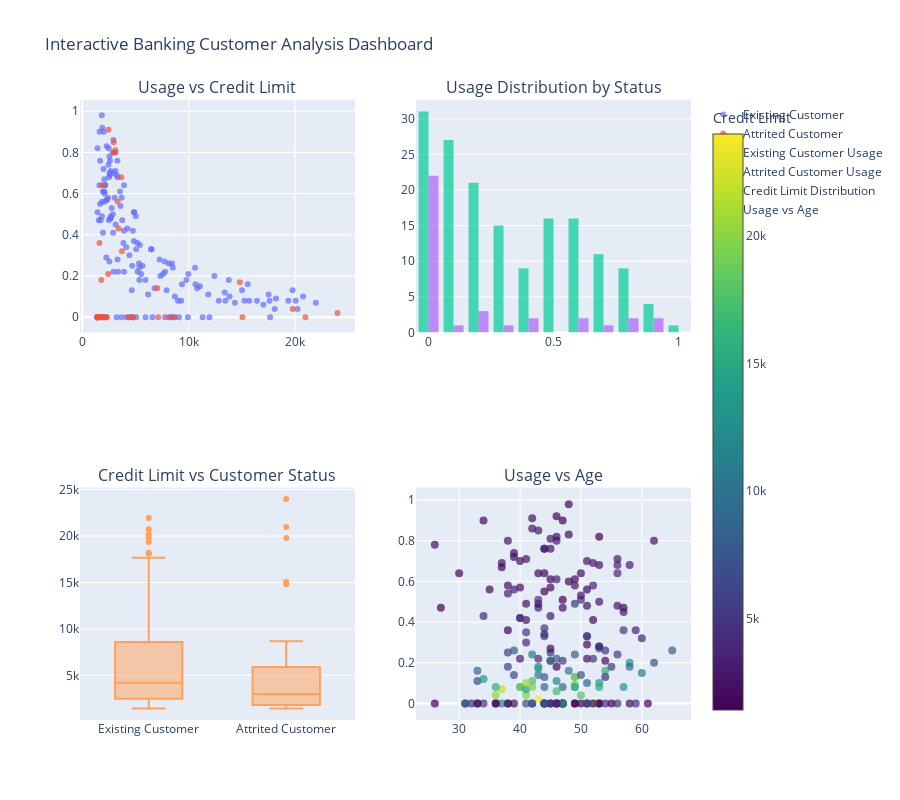

Here is the notebook cell this chart was saved with:
### Code cell
# Create subplots
fig = make_subplots(
    rows=2, cols=2,
    subplot_titles=('Usage vs Credit Limit', 'Usage Distribution by Status', 
                   'Credit Limit vs Customer Status', 'Usage vs Age'),
    specs=[[{"secondary_y": False}, {"secondary_y": False}],
           [{"secondary_y": False}, {"secondary_y": False}]]
)

# Plot 1: Usage vs Credit Limit colored by Customer Status
for status in bc['Customer_Status'].unique():
    subset = bc[bc['Customer_Status'] == status]
    fig.add_trace(
        go.Scatter(x=subset['Credit_Limit'], 
                  y=subset[bc.columns[-1]],
                  mode='markers',
                  name=f'{status}',
                  marker=dict(size=6, opacity=0.7)),
        row=1, col=1
    )

# Plot 2: Usage distribution by Customer Status
for status in bc['Customer_Status'].unique():
    subset = bc[bc['Customer_Status'] == status]
    fig.add_trace(
        go.Histogram(x=subset[bc.columns[-1]], 
                    name=f'{status} Usage',
                    opacity=0.7),
        row=1, col=2
    )

# Plot 3: Credit Limit by Customer Status
fig.add_trace(
    go.Box(x=bc['Customer_Status'], 
           y=bc['Credit_Limit'],
           name='Credit Limit Distribution'),
    row=2, col=1
)

# Plot 4: Usage vs Age
fig.add_trace(
    go.Scatter(x=bc['Age'], 
              y=bc[bc.columns[-1]],
              mode='markers',
              marker=dict(color=bc['Credit_Limit'], 
                         colorscale='Viridis',
                         size=8,
                         opacity=0.7,
                         colorbar=dict(title="Credit Limit")),
              name='Usage vs Age'),
    row=2, col=2
)

fig.update_layout(height=800, title_text="Interactive Banking Customer Analysis Dashboard")

### Figure 1 — Plotly figure (JSON) as saved in the notebook; plotly's stock layout.template omitted (floating-point values rounded to 4 significant figures; data arrays with more than 128 entries replaced by an {"elided": "..."} marker saying what was removed)
{"data": [{"marker": {"opacity": 0.7, "size": 6}, "mode": "markers", "name": "Existing Customer", "type": "scatter", "x": {"elided": "160 float values"}, "xaxis": "x", "y": {"elided": "160 float values"}, "yaxis": "y"}, {"marker": {"opacity": 0.7, "size": 6}, "mode": "markers", "name": "Attrited Customer", "type": "scatter", "x": [3735.0, 3674.0, 1438.0, 1443.0, 7140.0, 19780.0, 3411.0, 23980.0, 1438.0, 1493.0, 2962.0, 1760.0, 1438.0, 1621.0, 14810.0, 4739.0, 2295.0, 2440.0, 2092.0, 20970.0, 2476.0, 2317.0, 1623.0, 1801.0, 4375.0, 8109.0, 1877.0, 3120.0, 1951.0, 2989.0, 7050.0, 15060.0, 8668.0, 4762.0, 3333.0, 1806.0], "xaxis": "x", "y": [0.32, 0.68, 0.0, 0.0, 0.0, 0.04, 0.43, 0.02, 0.0, 0.0, 0.85, 0.0, 0.0, 0.36, 0.17, 0.0, 0.0, 0.21, 0.0, 0.0, 0.91, 0.0, 0.0, 0.18, 0.0, 0.0, 0.64, 0.81, 0.0, 0.8, 0.14, 0.0, 0.0, 0.0, 0.56, 0.0], "yaxis": "y"}, {"name": "Existing Customer Usage", "opacity": 0.7, "type": "histogram", "x": {"elided": "160 float values"}, "xaxis": "x2", "yaxis": "y2"}, {"name": "Attrited Customer Usage", "opacity": 0.7, "type": "histogram", "x": [0.32, 0.68, 0.0, 0.0, 0.0, 0.04, 0.43, 0.02, 0.0, 0.0, 0.85, 0.0, 0.0, 0.36, 0.17, 0.0, 0.0, 0.21, 0.0, 0.0, 0.91, 0.0, 0.0, 0.18, 0.0, 0.0, 0.64, 0.81, 0.0, 0.8, 0.14, 0.0, 0.0, 0.0, 0.56, 0.0], "xaxis": "x2", "yaxis": "y2"}, {"name": "Credit Limit Distribution", "type": "box", "x": {"elided": "196 str values"}, "xaxis": "x3", "y": {"elided": "196 float values"}, "yaxis": "y3"}, {"marker": {"color": {"elided": "196 float values"}, "colorbar": {"title": {"text": "Credit Limit"}}, "colorscale": [[0, "#440154"], [0.1111, "#482878"], [0.2222, "#3e4989"], [0.3333, "#31688e"], [0.4444, "#26828e"], [0.5556, "#1f9e89"], [0.6667, "#35b779"], [0.7778, "#6ece58"], [0.8889, "#b5de2b"], [1, "#fde725"]], "opacity": 0.7, "size": 8}, "mode": "markers", "name": "Usage vs Age", "type": "scatter", "x": {"elided": "196 int values"}, "xaxis": "x4", "y": {"elided": "196 float values"}, "yaxis": "y4"}], "layout": {"annotations": [{"font": {"size": 16}, "showarrow": false, "text": "Usage vs Credit Limit", "x": 0.225, "xanchor": "center", "xref": "paper", "y": 1, "yanchor": "bottom", "yref": "paper"}, {"font": {"size": 16}, "showarrow": false, "text": "Usage Distribution by Status", "x": 0.775, "xanchor": "center", "xref": "paper", "y": 1, "yanchor": "bottom", "yref": "paper"}, {"font": {"size": 16}, "showarrow": false, "text": "Credit Limit vs Customer Status", "x": 0.225, "xanchor": "center", "xref": "paper", "y": 0.375, "yanchor": "bottom", "yref": "paper"}, {"font": {"size": 16}, "showarrow": false, "text": "Usage vs Age", "x": 0.775, "xanchor": "center", "xref": "paper", "y": 0.375, "yanchor": "bottom", "yref": "paper"}], "height": 800, "title": {"text": "Interactive Banking Customer Analysis Dashboard"}, "xaxis": {"anchor": "y", "domain": [0, 0.45]}, "xaxis2": {"anchor": "y2", "domain": [0.55, 1]}, "xaxis3": {"anchor": "y3", "domain": [0, 0.45]}, "xaxis4": {"anchor": "y4", "domain": [0.55, 1]}, "yaxis": {"anchor": "x", "domain": [0.625, 1]}, "yaxis2": {"anchor": "x2", "domain": [0.625, 1]}, "yaxis3": {"anchor": "x3", "domain": [0, 0.375]}, "yaxis4": {"anchor": "x4", "domain": [0, 0.375]}}}
